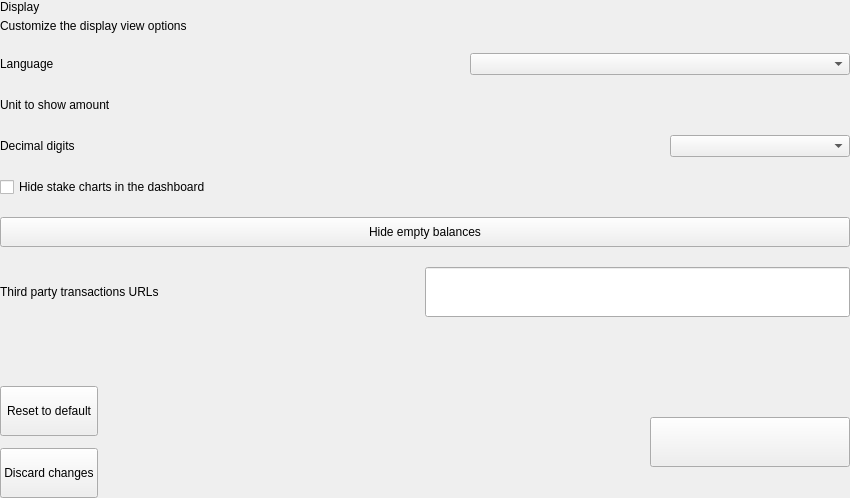
<?xml version="1.0" encoding="UTF-8"?>
<ui version="4.0">
 <class>SettingsDisplayOptionsWidget</class>
 <widget class="QWidget" name="SettingsDisplayOptionsWidget">
  <property name="geometry">
   <rect>
    <x>0</x>
    <y>0</y>
    <width>850</width>
    <height>498</height>
   </rect>
  </property>
  <property name="windowTitle">
   <string>Form</string>
  </property>
  <layout class="QVBoxLayout" name="verticalLayout">
   <property name="spacing">
    <number>0</number>
   </property>
   <property name="leftMargin">
    <number>0</number>
   </property>
   <property name="topMargin">
    <number>0</number>
   </property>
   <property name="rightMargin">
    <number>0</number>
   </property>
   <property name="bottomMargin">
    <number>0</number>
   </property>
   <item>
    <widget class="QWidget" name="left" native="true">
     <layout class="QVBoxLayout" name="verticalLayout_3">
      <property name="leftMargin">
       <number>0</number>
      </property>
      <property name="topMargin">
       <number>0</number>
      </property>
      <property name="rightMargin">
       <number>0</number>
      </property>
      <property name="bottomMargin">
       <number>0</number>
      </property>
      <item>
       <layout class="QVBoxLayout" name="verticalLayout_2">
        <property name="spacing">
         <number>20</number>
        </property>
        <item>
         <layout class="QHBoxLayout" name="horizontalLayout_3">
          <property name="spacing">
           <number>0</number>
          </property>
          <item>
           <layout class="QVBoxLayout" name="verticalLayoutTitle">
            <property name="spacing">
             <number>5</number>
            </property>
            <item>
             <widget class="QLabel" name="labelTitle">
              <property name="text">
               <string>Display</string>
              </property>
             </widget>
            </item>
            <item>
             <widget class="QLabel" name="labelSubtitle1">
              <property name="text">
               <string>Customize the display view options</string>
              </property>
              <property name="wordWrap">
               <bool>true</bool>
              </property>
             </widget>
            </item>
           </layout>
          </item>
         </layout>
        </item>
        <item>
         <layout class="QHBoxLayout" name="horizontalLayout_2">
          <item>
           <widget class="QLabel" name="labelTitleLanguage">
            <property name="text">
             <string>Language</string>
            </property>
           </widget>
          </item>
          <item>
           <spacer name="horizontalSpacer_3">
            <property name="orientation">
             <enum>Qt::Horizontal</enum>
            </property>
            <property name="sizeHint" stdset="0">
             <size>
              <width>40</width>
              <height>20</height>
             </size>
            </property>
           </spacer>
          </item>
          <item>
           <widget class="QComboBox" name="comboBoxLanguage">
            <property name="minimumSize">
             <size>
              <width>380</width>
              <height>0</height>
             </size>
            </property>
            <property name="maximumSize">
             <size>
              <width>280</width>
              <height>16777215</height>
             </size>
            </property>
           </widget>
          </item>
         </layout>
        </item>
        <item>
         <layout class="QHBoxLayout" name="horizontalPercentagezPiv">
          <item>
           <widget class="QLabel" name="labelTitleUnit">
            <property name="text">
             <string>Unit to show amount</string>
            </property>
           </widget>
          </item>
          <item>
           <spacer name="horizontalSpacerPercentagezPiv">
            <property name="orientation">
             <enum>Qt::Horizontal</enum>
            </property>
            <property name="sizeHint" stdset="0">
             <size>
              <width>40</width>
              <height>20</height>
             </size>
            </property>
           </spacer>
          </item>
          <item>
           <widget class="QValueComboBox" name="comboBoxUnit" native="true">
            <property name="minimumSize">
             <size>
              <width>180</width>
              <height>0</height>
             </size>
            </property>
            <property name="maximumSize">
             <size>
              <width>180</width>
              <height>16777215</height>
             </size>
            </property>
           </widget>
          </item>
         </layout>
        </item>
        <item>
         <layout class="QHBoxLayout" name="horizontalDenomzPiv">
          <item>
           <widget class="QLabel" name="labelTitleDigits">
            <property name="text">
             <string>Decimal digits</string>
            </property>
           </widget>
          </item>
          <item>
           <spacer name="horizontalDenomzPiv_1">
            <property name="orientation">
             <enum>Qt::Horizontal</enum>
            </property>
            <property name="sizeHint" stdset="0">
             <size>
              <width>40</width>
              <height>20</height>
             </size>
            </property>
           </spacer>
          </item>
          <item>
           <widget class="QComboBox" name="comboBoxDigits">
            <property name="minimumSize">
             <size>
              <width>180</width>
              <height>0</height>
             </size>
            </property>
            <property name="maximumSize">
             <size>
              <width>180</width>
              <height>16777215</height>
             </size>
            </property>
           </widget>
          </item>
         </layout>
        </item>
        <item>
         <layout class="QHBoxLayout" name="horizontalHideCharts">
          <item>
           <widget class="QCheckBox" name="checkBoxHideCharts">
            <property name="text">
             <string>Hide stake charts in the dashboard</string>
            </property>
           </widget>
          </item>
         </layout>
        </item>
        <item>
         <widget class="QPushButton" name="pushButtonSwitchBalance">
          <property name="minimumSize">
           <size>
            <width>0</width>
            <height>30</height>
           </size>
          </property>
          <property name="focusPolicy">
           <enum>Qt::NoFocus</enum>
          </property>
          <property name="text">
           <string>Hide empty balances</string>
          </property>
          <property name="checkable">
           <bool>true</bool>
          </property>
         </widget>
        </item>
        <item>
         <layout class="QHBoxLayout" name="horizontalLayout" stretch="1,1">
          <property name="spacing">
           <number>0</number>
          </property>
          <item>
           <widget class="QLabel" name="labelTitleUrl">
            <property name="text">
             <string>Third party transactions URLs</string>
            </property>
           </widget>
          </item>
          <item>
           <widget class="QLineEdit" name="lineEditUrl">
            <property name="minimumSize">
             <size>
              <width>0</width>
              <height>50</height>
             </size>
            </property>
            <property name="maximumSize">
             <size>
              <width>16777215</width>
              <height>50</height>
             </size>
            </property>
           </widget>
          </item>
         </layout>
        </item>
        <item>
         <spacer name="verticalSpacer">
          <property name="orientation">
           <enum>Qt::Vertical</enum>
          </property>
          <property name="sizeHint" stdset="0">
           <size>
            <width>20</width>
            <height>40</height>
           </size>
          </property>
         </spacer>
        </item>
        <item>
         <layout class="QHBoxLayout" name="horizontalReset">
          <property name="spacing">
           <number>12</number>
          </property>
          <item>
           <layout class="QVBoxLayout" name="verticalLayout_4">
            <property name="leftMargin">
             <number>0</number>
            </property>
            <property name="rightMargin">
             <number>0</number>
            </property>
            <item>
             <widget class="QPushButton" name="pushButtonReset">
              <property name="minimumSize">
               <size>
                <width>0</width>
                <height>50</height>
               </size>
              </property>
              <property name="maximumSize">
               <size>
                <width>16777215</width>
                <height>16777215</height>
               </size>
              </property>
              <property name="focusPolicy">
               <enum>Qt::NoFocus</enum>
              </property>
              <property name="text">
               <string>Reset to default</string>
              </property>
             </widget>
            </item>
            <item>
             <widget class="QPushButton" name="pushButtonClean">
              <property name="minimumSize">
               <size>
                <width>0</width>
                <height>50</height>
               </size>
              </property>
              <property name="focusPolicy">
               <enum>Qt::NoFocus</enum>
              </property>
              <property name="text">
               <string>Discard changes</string>
              </property>
             </widget>
            </item>
           </layout>
          </item>
          <item>
           <spacer name="horizontalSpacer_5">
            <property name="orientation">
             <enum>Qt::Horizontal</enum>
            </property>
            <property name="sizeType">
             <enum>QSizePolicy::Expanding</enum>
            </property>
            <property name="sizeHint" stdset="0">
             <size>
              <width>40</width>
              <height>20</height>
             </size>
            </property>
           </spacer>
          </item>
          <item>
           <widget class="QPushButton" name="pushButtonSave">
            <property name="minimumSize">
             <size>
              <width>200</width>
              <height>50</height>
             </size>
            </property>
            <property name="maximumSize">
             <size>
              <width>200</width>
              <height>50</height>
             </size>
            </property>
            <property name="focusPolicy">
             <enum>Qt::NoFocus</enum>
            </property>
            <property name="text">
             <string/>
            </property>
           </widget>
          </item>
         </layout>
        </item>
       </layout>
      </item>
     </layout>
    </widget>
   </item>
  </layout>
 </widget>
 <customwidgets>
  <customwidget>
   <class>QValueComboBox</class>
   <extends>QWidget</extends>
   <header>qvaluecombobox.h</header>
  </customwidget>
 </customwidgets>
 <resources/>
 <connections/>
</ui>
